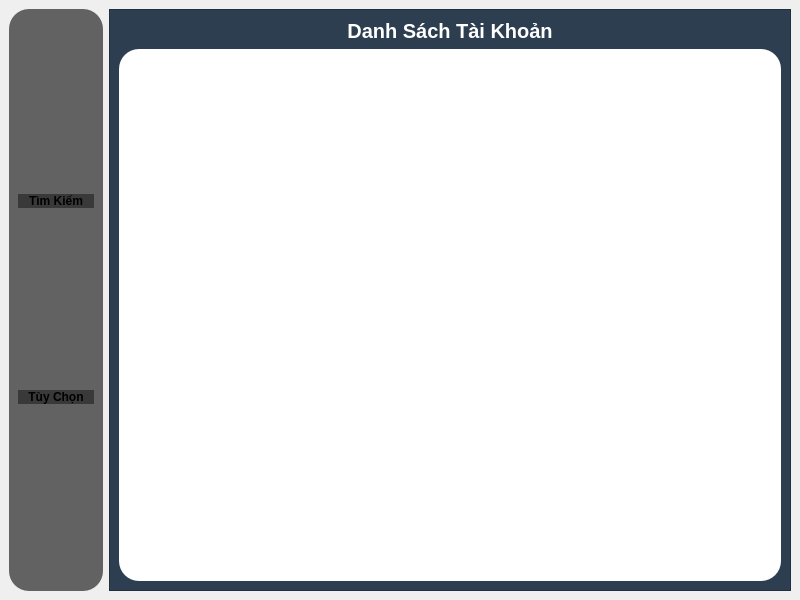
<?xml version="1.0" encoding="UTF-8"?>
<ui version="4.0">
 <class>AccountManager</class>
 <widget class="QMainWindow" name="AccountManager">
  <property name="geometry">
   <rect>
    <x>0</x>
    <y>0</y>
    <width>800</width>
    <height>600</height>
   </rect>
  </property>
  <property name="windowTitle">
   <string>Quản Lý Tài Khoản</string>
  </property>
  <property name="styleSheet">
   <string notr="true">
/* Main Window */
background-color: #2C3E50;
color: white;

/* Push Button */
QPushButton {
    border-radius: 15px;
    color: grey;
    font: bold;
    font-size: 15px;
    background-color: pink;
}
QPushButton:hover {
    background-color: #2980b9;
}

/* Label */
QLabel {
    color: #2c3e50;
    font-size: 14px;
    font-weight: bold;
}
      </string>
  </property>
  <widget class="QWidget" name="centralwidget">
   <layout class="QHBoxLayout" name="mainLayout">
    <item>
     <widget class="QFrame" name="sidebar">
      <property name="styleSheet">
       <string notr="true">background-color: rgba(40, 40, 40, 180);
border-radius:20px;</string>
      </property>
      <property name="frameShape">
       <enum>QFrame::StyledPanel</enum>
      </property>
      <layout class="QVBoxLayout" name="sidebarLayout">
       <item>
        <widget class="QPushButton" name="pushButton_2">
         <property name="styleSheet">
          <string notr="true">border-radius:20px;
font:bold;
font-size:12px;</string>
         </property>
         <property name="text">
          <string> Tìm Kiếm </string>
         </property>
        </widget>
       </item>
       <item>
        <widget class="QPushButton" name="pushButton">
         <property name="styleSheet">
          <string notr="true">border-radius:20px;
font:bold;
font-size:12px;</string>
         </property>
         <property name="text">
          <string>   Tùy Chọn   </string>
         </property>
        </widget>
       </item>
      </layout>
     </widget>
    </item>
    <item>
     <widget class="QFrame" name="contentArea">
      <property name="styleSheet">
       <string notr="true">background-color: #2C3E50;</string>
      </property>
      <property name="frameShape">
       <enum>QFrame::StyledPanel</enum>
      </property>
      <layout class="QVBoxLayout" name="contentLayout">
       <item>
        <widget class="QLabel" name="lblTitle">
         <property name="styleSheet">
          <string notr="true">border-radius: 25px;
color: white;
font-size:20px;
font:bold;
background-color: #2C3E50;</string>
         </property>
         <property name="text">
          <string>Danh Sách Tài Khoản</string>
         </property>
         <property name="alignment">
          <set>Qt::AlignCenter</set>
         </property>
        </widget>
       </item>
       <item>
        <widget class="QTextBrowser" name="textBrowser">
         <property name="styleSheet">
          <string notr="true">border-radius:20px;
font:bold;
font-size:12px;
background-color:white;</string>
         </property>
        </widget>
       </item>
      </layout>
     </widget>
    </item>
   </layout>
  </widget>
 </widget>
 <resources/>
 <connections/>
</ui>
